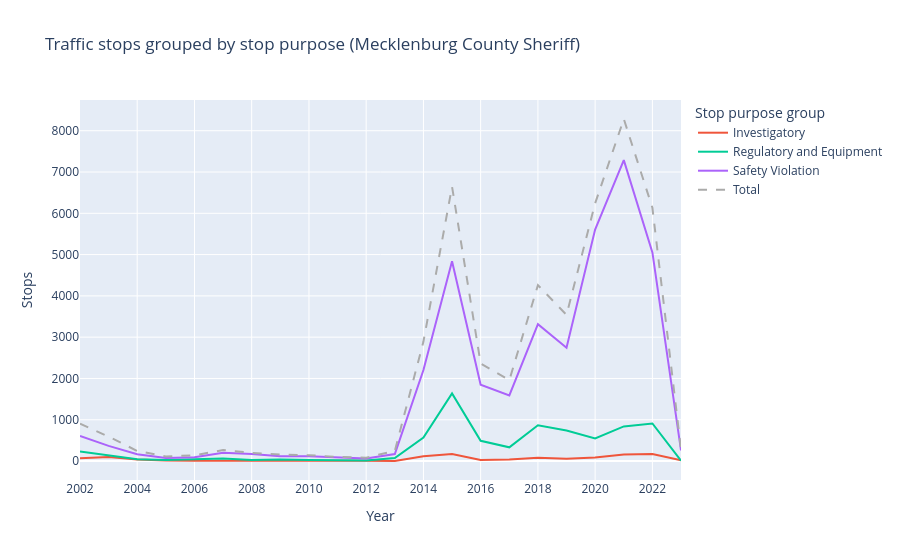

This figure's notebook cell:
### Markdown cell above
## Traffic stops grouped by stop purpose for select agencies

### Figure 3: Mecklenburg County Sheriff

The majority of Mecklenburg County Sheriff stops are for safety purposes.

### Code cell
fig, _ = traffic_stops_by_group("Mecklenburg County Sheriff")
fig

### Figure 1 — Plotly figure (JSON) as saved in the notebook; plotly's stock layout.template omitted (floating-point values rounded to 4 significant figures)
{"data": [{"hovertemplate": "Stop purpose group=Investigatory<br>Year=%{x}<br>Stops=%{y}<extra></extra>", "legendgroup": "Investigatory", "line": {"color": "#EF553B", "dash": "solid"}, "marker": {"symbol": "circle"}, "mode": "lines", "name": "Investigatory", "orientation": "v", "showlegend": true, "type": "scatter", "x": ["2002-01-01T00:00:00", "2003-01-01T00:00:00", "2004-01-01T00:00:00", "2005-01-01T00:00:00", "2006-01-01T00:00:00", "2007-01-01T00:00:00", "2008-01-01T00:00:00", "2009-01-01T00:00:00", "2010-01-01T00:00:00", "2011-01-01T00:00:00", "2012-01-01T00:00:00", "2013-01-01T00:00:00", "2014-01-01T00:00:00", "2015-01-01T00:00:00", "2016-01-01T00:00:00", "2017-01-01T00:00:00", "2018-01-01T00:00:00", "2019-01-01T00:00:00", "2020-01-01T00:00:00", "2021-01-01T00:00:00", "2022-01-01T00:00:00", "2023-01-01T00:00:00"], "xaxis": "x", "y": [68, 96, 37, 11, 9, 5, 2, 5, 1, 6, 10, 4, 118, 170, 23, 37, 79, 55, 85, 158, 170, 17], "yaxis": "y"}, {"hovertemplate": "Stop purpose group=Regulatory and Equipment<br>Year=%{x}<br>Stops=%{y}<extra></extra>", "legendgroup": "Regulatory and Equipment", "line": {"color": "#00cc96", "dash": "solid"}, "marker": {"symbol": "circle"}, "mode": "lines", "name": "Regulatory and Equipment", "orientation": "v", "showlegend": true, "type": "scatter", "x": ["2002-01-01T00:00:00", "2003-01-01T00:00:00", "2004-01-01T00:00:00", "2005-01-01T00:00:00", "2006-01-01T00:00:00", "2007-01-01T00:00:00", "2008-01-01T00:00:00", "2009-01-01T00:00:00", "2010-01-01T00:00:00", "2011-01-01T00:00:00", "2012-01-01T00:00:00", "2013-01-01T00:00:00", "2014-01-01T00:00:00", "2015-01-01T00:00:00", "2016-01-01T00:00:00", "2017-01-01T00:00:00", "2018-01-01T00:00:00", "2019-01-01T00:00:00", "2020-01-01T00:00:00", "2021-01-01T00:00:00", "2022-01-01T00:00:00", "2023-01-01T00:00:00"], "xaxis": "x", "y": [231, 127, 41, 27, 37, 61, 27, 39, 24, 14, 11, 73, 571, 1637, 490, 332, 868, 740, 549, 839, 910, 7], "yaxis": "y"}, {"hovertemplate": "Stop purpose group=Safety Violation<br>Year=%{x}<br>Stops=%{y}<extra></extra>", "legendgroup": "Safety Violation", "line": {"color": "#ab63fa", "dash": "solid"}, "marker": {"symbol": "circle"}, "mode": "lines", "name": "Safety Violation", "orientation": "v", "showlegend": true, "type": "scatter", "x": ["2002-01-01T00:00:00", "2003-01-01T00:00:00", "2004-01-01T00:00:00", "2005-01-01T00:00:00", "2006-01-01T00:00:00", "2007-01-01T00:00:00", "2008-01-01T00:00:00", "2009-01-01T00:00:00", "2010-01-01T00:00:00", "2011-01-01T00:00:00", "2012-01-01T00:00:00", "2013-01-01T00:00:00", "2014-01-01T00:00:00", "2015-01-01T00:00:00", "2016-01-01T00:00:00", "2017-01-01T00:00:00", "2018-01-01T00:00:00", "2019-01-01T00:00:00", "2020-01-01T00:00:00", "2021-01-01T00:00:00", "2022-01-01T00:00:00", "2023-01-01T00:00:00"], "xaxis": "x", "y": [605, 368, 167, 74, 93, 199, 169, 114, 116, 81, 59, 170, 2204, 4839, 1849, 1588, 3314, 2744, 5606, 7287, 5054, 258], "yaxis": "y"}, {"hovertemplate": "Stop purpose group=Total<br>Year=%{x}<br>Stops=%{y}<extra></extra>", "legendgroup": "Total", "line": {"color": "rgb(171, 171, 170)", "dash": "dash"}, "marker": {"symbol": "circle"}, "mode": "lines", "name": "Total", "orientation": "v", "showlegend": true, "type": "scatter", "x": ["2002-01-01T00:00:00", "2003-01-01T00:00:00", "2004-01-01T00:00:00", "2005-01-01T00:00:00", "2006-01-01T00:00:00", "2007-01-01T00:00:00", "2008-01-01T00:00:00", "2009-01-01T00:00:00", "2010-01-01T00:00:00", "2011-01-01T00:00:00", "2012-01-01T00:00:00", "2013-01-01T00:00:00", "2014-01-01T00:00:00", "2015-01-01T00:00:00", "2016-01-01T00:00:00", "2017-01-01T00:00:00", "2018-01-01T00:00:00", "2019-01-01T00:00:00", "2020-01-01T00:00:00", "2021-01-01T00:00:00", "2022-01-01T00:00:00", "2023-01-01T00:00:00"], "xaxis": "x", "y": [904, 591, 245, 112, 139, 265, 198, 158, 141, 101, 80, 247, 2893, 6646, 2362, 1957, 4261, 3539, 6240, 8284, 6134, 282], "yaxis": "y"}], "layout": {"autosize": true, "legend": {"title": {"text": "Stop purpose group"}, "tracegroupgap": 0}, "title": {"text": "Traffic stops grouped by stop purpose (Mecklenburg County Sheriff)"}, "xaxis": {"anchor": "y", "autorange": true, "domain": [0, 1], "dtick": "M24", "range": ["2002-01-01", "2023-01-01"], "title": {"text": "Year"}, "type": "date"}, "yaxis": {"anchor": "x", "autorange": true, "domain": [0, 1], "range": [-459.2, 8744.0], "title": {"text": "Stops"}, "type": "linear"}}}
